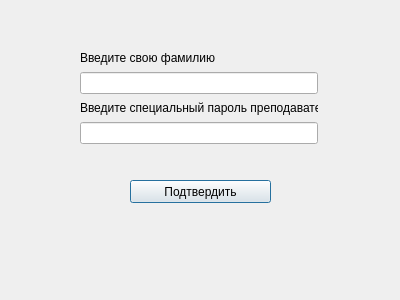
<?xml version="1.0" encoding="UTF-8"?>
<ui version="4.0">
 <class>reg_teacher</class>
 <widget class="QDialog" name="reg_teacher">
  <property name="geometry">
   <rect>
    <x>0</x>
    <y>0</y>
    <width>400</width>
    <height>300</height>
   </rect>
  </property>
  <property name="windowTitle">
   <string>Dialog</string>
  </property>
  <widget class="QPushButton" name="accept_button">
   <property name="geometry">
    <rect>
     <x>130</x>
     <y>180</y>
     <width>141</width>
     <height>23</height>
    </rect>
   </property>
   <property name="text">
    <string>Подтвердить</string>
   </property>
  </widget>
  <widget class="QWidget" name="layoutWidget">
   <property name="geometry">
    <rect>
     <x>80</x>
     <y>50</y>
     <width>238</width>
     <height>94</height>
    </rect>
   </property>
   <layout class="QGridLayout" name="gridLayout_2">
    <item row="0" column="0">
     <layout class="QGridLayout" name="gridLayout">
      <item row="0" column="0">
       <widget class="QLabel" name="label">
        <property name="text">
         <string>Введите свою фамилию</string>
        </property>
       </widget>
      </item>
      <item row="1" column="0">
       <widget class="QLineEdit" name="nameTeach"/>
      </item>
     </layout>
    </item>
    <item row="1" column="0">
     <layout class="QVBoxLayout" name="verticalLayout">
      <item>
       <widget class="QLabel" name="specAuth">
        <property name="text">
         <string>Введите специальный пароль преподавателя</string>
        </property>
       </widget>
      </item>
      <item>
       <widget class="QLineEdit" name="specPass"/>
      </item>
     </layout>
    </item>
   </layout>
  </widget>
 </widget>
 <resources/>
 <connections/>
</ui>
